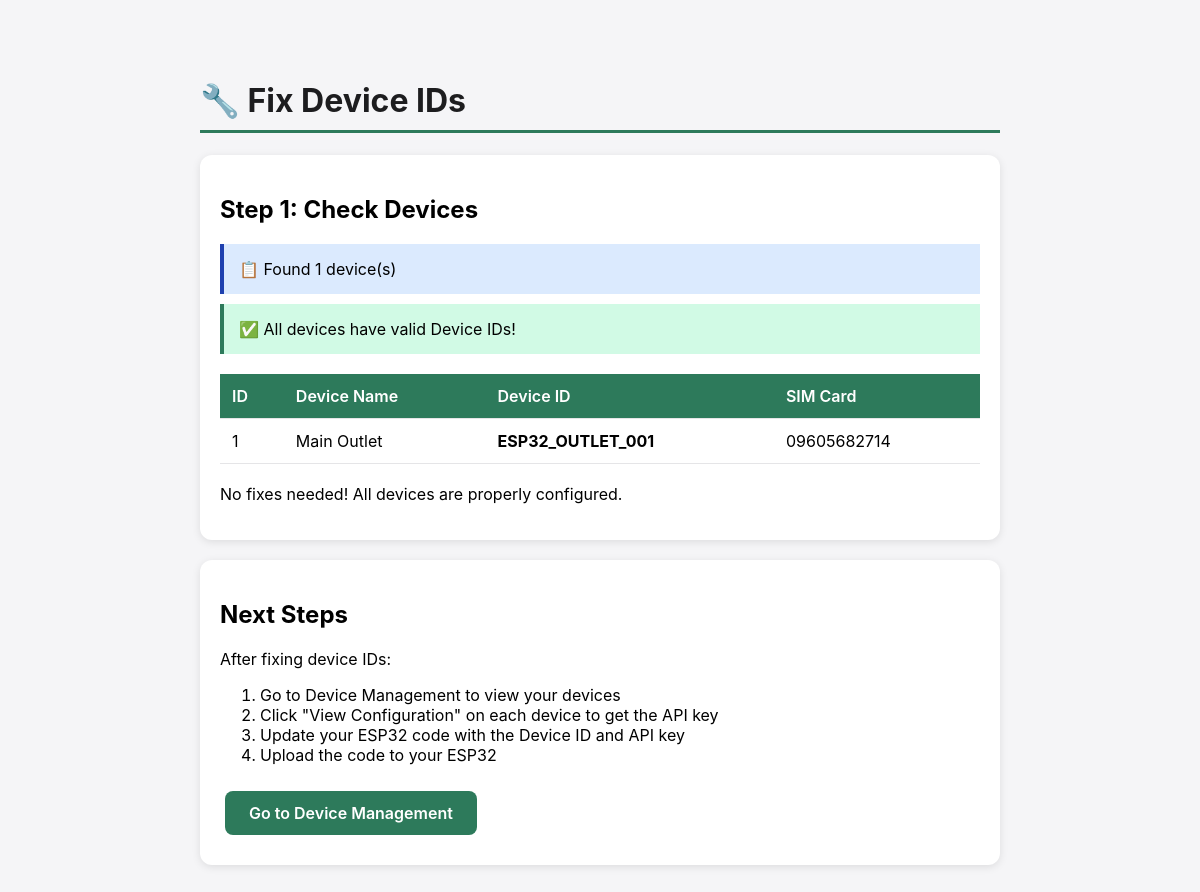
Page /public/fix-device-ids.php on the committed database.
### tables this page shows
CREATE TABLE iot_outlet_devices (
    id INT UNSIGNED AUTO_INCREMENT PRIMARY KEY,
    device_name VARCHAR(100) NOT NULL,
    device_id VARCHAR(50) NOT NULL UNIQUE COMMENT 'ESP32 unique identifier - auto-generated',
    api_key VARCHAR(255) NOT NULL UNIQUE,
    sim_card_number VARCHAR(20) NULL COMMENT 'SIM card phone number installed in device',
    outlet_status ENUM('on', 'off') NOT NULL DEFAULT 'off',
    control_mode ENUM('manual', 'scheduled', 'override') NOT NULL DEFAULT 'manual',
    is_online TINYINT(1) NOT NULL DEFAULT 0,
    last_heartbeat DATETIME NULL,
    firmware_version VARCHAR(20) NULL,
    ip_address VARCHAR(45) NULL,
    is_active TINYINT(1) NOT NULL DEFAULT 1,
    created_at TIMESTAMP DEFAULT CURRENT_TIMESTAMP,
    updated_at TIMESTAMP DEFAULT CURRENT_TIMESTAMP ON UPDATE CURRENT_TIMESTAMP,
    
    INDEX idx_device_id (device_id),
    INDEX idx_api_key (api_key),
    INDEX idx_sim_card_number (sim_card_number),
    INDEX idx_outlet_status (outlet_status),
    INDEX idx_is_online (is_online),
    INDEX idx_is_active (is_active),
    INDEX idx_last_heartbeat (last_heartbeat)
);

### public/fix-device-ids.php (the view, shortened to what this page needs)
<!DOCTYPE html>
<html lang="en">
<head>
</head>
<body>
    <h1>🔧 Fix Device IDs</h1>
    <?php
    try {
        $db = Database::getInstance();
        echo '<div class="section">';
        echo '<h2>Step 1: Check Devices</h2>';
        $stmt = $db->query("SELECT id, device_name, device_id, sim_card_number FROM iot_outlet_devices");
        $devices = $stmt->fetchAll();
        if (empty($devices)) {
            echo '<div class="warning">⚠️ No devices found in database!</div>';
            echo '<p>You need to create a device first through the admin panel.</p>';
            echo '<a href="../device/create" class="btn">Create Device</a>';
        } else {
            echo '<div class="info">📋 Found ' . count($devices) . ' device(s)</div>';
            $needsFix = [];
            if (empty($needsFix)) {
                echo '<div class="success">✅ All devices have valid Device IDs!</div>';
                echo '<table>';
                echo '<tr><th>ID</th><th>Device Name</th><th>Device ID</th><th>SIM Card</th></tr>';
                foreach ($devices as $d) {
                    echo '<tr>';
                    echo '<td>' . $d['id'] . '</td>';
                    echo '<td>' . htmlspecialchars($d['device_name'] ?: 'N/A') . '</td>';
                    echo '<td><strong>' . htmlspecialchars($d['device_id']) . '</strong></td>';
                    echo '<td>' . htmlspecialchars($d['sim_card_number'] ?: 'N/A') . '</td>';
                    echo '</tr>';
                }
                echo '</table>';
                echo '<p>No fixes needed! All devices are properly configured.</p>';
            }
        }
        echo '</div>';
    } catch (Exception $e) {
        echo '<div class="error">';
        echo '<h2>❌ Error</h2>';
        echo '<p>' . htmlspecialchars($e->getMessage()) . '</p>';
        echo '</div>';
    }
    ?>
    <div class="section">
        <h2>Next Steps</h2>
        <p>After fixing device IDs:</p>
        <ol>
            <li>Go to Device Management to view your devices</li>
            <li>Click "View Configuration" on each device to get the API key</li>
            <li>Update your ESP32 code with the Device ID and API key</li>
            <li>Upload the code to your ESP32</li>
        </ol>
        <a href="../device" class="btn">Go to Device Management</a>
    </div>
</body>
</html>

### public/fix-device-ids.php (style rules this page uses)
body { font-family: -apple-system, BlinkMacSystemFont, "Segoe UI", Arial, sans-serif; max-width: 800px; margin: 40px auto; padding: 20px; background: #f5f5f7; }
h1 { color: #1d1d1f; border-bottom: 3px solid #2d7a5b; padding-bottom: 10px; }
.section { background: white; padding: 20px; margin: 20px 0; border-radius: 12px; box-shadow: 0 2px 8px rgba(0,0,0,0.1); }
.success { background: #d1fae5; border-left: 4px solid #2d7a5b; padding: 15px; margin: 10px 0; }
.info { background: #dbeafe; border-left: 4px solid #1e40af; padding: 15px; margin: 10px 0; }
table { width: 100%; border-collapse: collapse; margin: 20px 0; }
th, td { padding: 12px; text-align: left; border-bottom: 1px solid #e5e5e7; }
th { background: #2d7a5b; color: white; font-weight: 600; }
.btn { display: inline-block; padding: 12px 24px; background: #2d7a5b; color: white; text-decoration: none; border-radius: 8px; font-weight: 600; margin: 10px 5px; }

### rows in the picture
iot_outlet_devices: id "1", device_name "Main Outlet", device "ESP32_OUTLET_001", sim_card_number "09605682714"

### other values in the picture
count($devices) "1"
